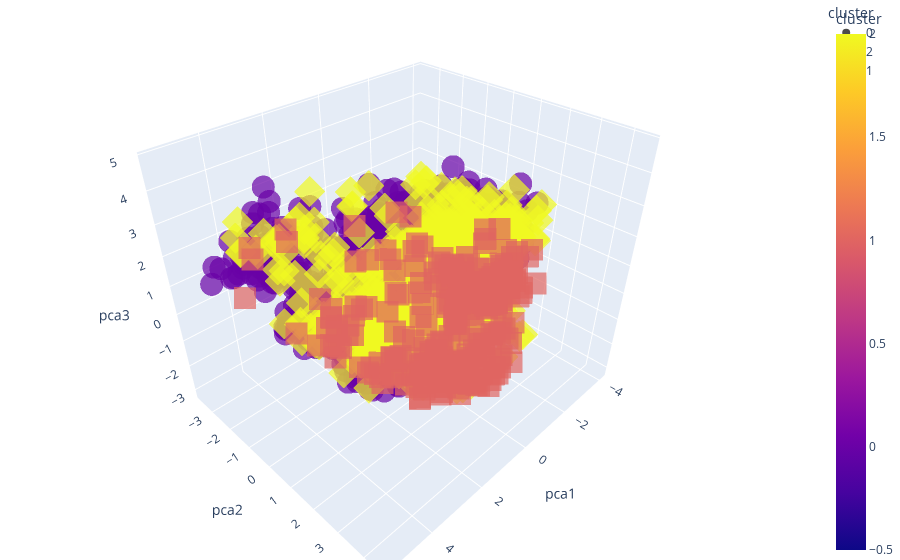

Notebook code for this chart:
### Code cell
# Visualizar los clústers utilizando 3D-Scatterplot
fig = px.scatter_3d(pca_df, x = 'pca1', y = 'pca2', z = 'pca3',
              color='cluster', symbol = 'cluster', size_max = 10, opacity = 0.7)
fig.update_layout(margin = dict(l = 0, r = 0, b = 0, t = 0))

### Figure 1 — Plotly figure (JSON) as saved in the notebook; plotly's stock layout.template omitted (floating-point values rounded to 4 significant figures; data arrays with more than 128 entries replaced by an {"elided": "..."} marker saying what was removed)
{"data": [{"hovertemplate": "cluster=%{marker.color}<br>pca1=%{x}<br>pca2=%{y}<br>pca3=%{z}<extra></extra>", "legendgroup": "0", "marker": {"color": {"elided": "1835 int values"}, "coloraxis": "coloraxis", "opacity": 0.7, "symbol": "circle"}, "mode": "markers", "name": "0", "scene": "scene", "showlegend": true, "type": "scatter3d", "x": {"elided": "1835 float values"}, "y": {"elided": "1835 float values"}, "z": {"elided": "1835 float values"}}, {"hovertemplate": "cluster=%{marker.color}<br>pca1=%{x}<br>pca2=%{y}<br>pca3=%{z}<extra></extra>", "legendgroup": "2", "marker": {"color": {"elided": "710 int values"}, "coloraxis": "coloraxis", "opacity": 0.7, "symbol": "diamond"}, "mode": "markers", "name": "2", "scene": "scene", "showlegend": true, "type": "scatter3d", "x": {"elided": "710 float values"}, "y": {"elided": "710 float values"}, "z": {"elided": "710 float values"}}, {"hovertemplate": "cluster=%{marker.color}<br>pca1=%{x}<br>pca2=%{y}<br>pca3=%{z}<extra></extra>", "legendgroup": "1", "marker": {"color": {"elided": "278 int values"}, "coloraxis": "coloraxis", "opacity": 0.7, "symbol": "square"}, "mode": "markers", "name": "1", "scene": "scene", "showlegend": true, "type": "scatter3d", "x": {"elided": "278 float values"}, "y": {"elided": "278 float values"}, "z": {"elided": "278 float values"}}], "layout": {"coloraxis": {"colorbar": {"title": {"text": "cluster"}}, "colorscale": [[0, "#0d0887"], [0.1111, "#46039f"], [0.2222, "#7201a8"], [0.3333, "#9c179e"], [0.4444, "#bd3786"], [0.5556, "#d8576b"], [0.6667, "#ed7953"], [0.7778, "#fb9f3a"], [0.8889, "#fdca26"], [1, "#f0f921"]]}, "legend": {"title": {"text": "cluster"}, "tracegroupgap": 0}, "margin": {"b": 0, "l": 0, "r": 0, "t": 0}, "scene": {"domain": {"x": [0, 1], "y": [0, 1]}, "xaxis": {"title": {"text": "pca1"}}, "yaxis": {"title": {"text": "pca2"}}, "zaxis": {"title": {"text": "pca3"}}}}}
